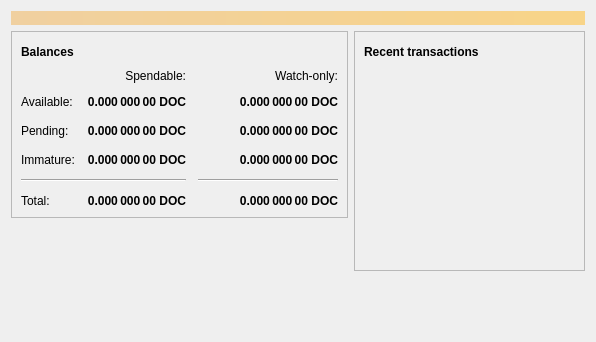
<?xml version="1.0" encoding="UTF-8"?>
<ui version="4.0">
 <class>OverviewPage</class>
 <widget class="QWidget" name="OverviewPage">
  <property name="geometry">
   <rect>
    <x>0</x>
    <y>0</y>
    <width>596</width>
    <height>342</height>
   </rect>
  </property>
  <property name="windowTitle">
   <string>Form</string>
  </property>
  <layout class="QVBoxLayout" name="topLayout">
   <item>
    <widget class="QLabel" name="labelAlerts">
     <property name="visible">
      <bool>false</bool>
     </property>
     <property name="styleSheet">
      <string notr="true">QLabel { background-color: qlineargradient(x1: 0, y1: 0, x2: 1, y2: 0, stop:0 #F0D0A0, stop:1 #F8D488); color:#000000; }</string>
     </property>
     <property name="wordWrap">
      <bool>true</bool>
     </property>
     <property name="margin">
      <number>3</number>
     </property>
     <property name="textInteractionFlags">
      <set>Qt::TextSelectableByMouse</set>
     </property>
    </widget>
   </item>
   <item>
    <layout class="QHBoxLayout" name="horizontalLayout" stretch="1,1">
     <item>
      <layout class="QVBoxLayout" name="verticalLayout_2">
       <item>
        <widget class="QFrame" name="frame">
         <property name="frameShape">
          <enum>QFrame::StyledPanel</enum>
         </property>
         <property name="frameShadow">
          <enum>QFrame::Raised</enum>
         </property>
         <layout class="QVBoxLayout" name="verticalLayout_4">
          <item>
           <layout class="QHBoxLayout" name="horizontalLayout_4">
            <item>
             <widget class="QLabel" name="label_5">
              <property name="font">
               <font>
                <weight>75</weight>
                <bold>true</bold>
               </font>
              </property>
              <property name="text">
               <string>Balances</string>
              </property>
             </widget>
            </item>
            <item>
             <widget class="QPushButton" name="labelWalletStatus">
              <property name="enabled">
               <bool>true</bool>
              </property>
              <property name="maximumSize">
               <size>
                <width>30</width>
                <height>16777215</height>
               </size>
              </property>
              <property name="toolTip">
               <string>The displayed information may be out of date. Your wallet automatically synchronizes with the DemoCoin network after a connection is established, but this process has not completed yet.</string>
              </property>
              <property name="text">
               <string/>
              </property>
              <property name="icon">
               <iconset resource="../bitcoin.qrc">
                <normaloff>:/icons/warning</normaloff>
                <disabledoff>:/icons/warning</disabledoff>:/icons/warning</iconset>
              </property>
              <property name="iconSize">
               <size>
                <width>24</width>
                <height>24</height>
               </size>
              </property>
              <property name="flat">
               <bool>true</bool>
              </property>
             </widget>
            </item>
            <item>
             <spacer name="horizontalSpacer_3">
              <property name="orientation">
               <enum>Qt::Horizontal</enum>
              </property>
              <property name="sizeHint" stdset="0">
               <size>
                <width>40</width>
                <height>20</height>
               </size>
              </property>
             </spacer>
            </item>
           </layout>
          </item>
          <item>
           <layout class="QGridLayout" name="gridLayout">
            <property name="spacing">
             <number>12</number>
            </property>
            <item row="2" column="2">
             <widget class="QLabel" name="labelWatchPending">
              <property name="font">
               <font>
                <weight>75</weight>
                <bold>true</bold>
               </font>
              </property>
              <property name="cursor">
               <cursorShape>IBeamCursor</cursorShape>
              </property>
              <property name="toolTip">
               <string>Unconfirmed transactions to watch-only addresses</string>
              </property>
              <property name="text">
               <string notr="true">0.000 000 00 DOC</string>
              </property>
              <property name="alignment">
               <set>Qt::AlignRight|Qt::AlignTrailing|Qt::AlignVCenter</set>
              </property>
              <property name="textInteractionFlags">
               <set>Qt::LinksAccessibleByMouse|Qt::TextSelectableByKeyboard|Qt::TextSelectableByMouse</set>
              </property>
             </widget>
            </item>
            <item row="2" column="1">
             <widget class="QLabel" name="labelUnconfirmed">
              <property name="font">
               <font>
                <weight>75</weight>
                <bold>true</bold>
               </font>
              </property>
              <property name="cursor">
               <cursorShape>IBeamCursor</cursorShape>
              </property>
              <property name="toolTip">
               <string>Total of transactions that have yet to be confirmed, and do not yet count toward the spendable balance</string>
              </property>
              <property name="text">
               <string notr="true">0.000 000 00 DOC</string>
              </property>
              <property name="alignment">
               <set>Qt::AlignRight|Qt::AlignTrailing|Qt::AlignVCenter</set>
              </property>
              <property name="textInteractionFlags">
               <set>Qt::LinksAccessibleByMouse|Qt::TextSelectableByKeyboard|Qt::TextSelectableByMouse</set>
              </property>
             </widget>
            </item>
            <item row="3" column="2">
             <widget class="QLabel" name="labelWatchImmature">
              <property name="font">
               <font>
                <weight>75</weight>
                <bold>true</bold>
               </font>
              </property>
              <property name="cursor">
               <cursorShape>IBeamCursor</cursorShape>
              </property>
              <property name="toolTip">
               <string>Mined balance in watch-only addresses that has not yet matured</string>
              </property>
              <property name="text">
               <string notr="true">0.000 000 00 DOC</string>
              </property>
              <property name="alignment">
               <set>Qt::AlignRight|Qt::AlignTrailing|Qt::AlignVCenter</set>
              </property>
              <property name="textInteractionFlags">
               <set>Qt::LinksAccessibleByMouse|Qt::TextSelectableByKeyboard|Qt::TextSelectableByMouse</set>
              </property>
             </widget>
            </item>
            <item row="4" column="0" colspan="2">
             <widget class="Line" name="line">
              <property name="orientation">
               <enum>Qt::Horizontal</enum>
              </property>
             </widget>
            </item>
            <item row="4" column="2">
             <widget class="Line" name="lineWatchBalance">
              <property name="sizePolicy">
               <sizepolicy hsizetype="Preferred" vsizetype="Fixed">
                <horstretch>0</horstretch>
                <verstretch>0</verstretch>
               </sizepolicy>
              </property>
              <property name="minimumSize">
               <size>
                <width>140</width>
                <height>0</height>
               </size>
              </property>
              <property name="orientation">
               <enum>Qt::Horizontal</enum>
              </property>
             </widget>
            </item>
            <item row="5" column="0">
             <widget class="QLabel" name="labelTotalText">
              <property name="text">
               <string>Total:</string>
              </property>
             </widget>
            </item>
            <item row="3" column="1">
             <widget class="QLabel" name="labelImmature">
              <property name="font">
               <font>
                <weight>75</weight>
                <bold>true</bold>
               </font>
              </property>
              <property name="cursor">
               <cursorShape>IBeamCursor</cursorShape>
              </property>
              <property name="toolTip">
               <string>Mined balance that has not yet matured</string>
              </property>
              <property name="text">
               <string notr="true">0.000 000 00 DOC</string>
              </property>
              <property name="alignment">
               <set>Qt::AlignRight|Qt::AlignTrailing|Qt::AlignVCenter</set>
              </property>
              <property name="textInteractionFlags">
               <set>Qt::LinksAccessibleByMouse|Qt::TextSelectableByKeyboard|Qt::TextSelectableByMouse</set>
              </property>
             </widget>
            </item>
            <item row="2" column="3">
             <spacer name="horizontalSpacer_2">
              <property name="orientation">
               <enum>Qt::Horizontal</enum>
              </property>
              <property name="sizeHint" stdset="0">
               <size>
                <width>40</width>
                <height>20</height>
               </size>
              </property>
             </spacer>
            </item>
            <item row="3" column="0">
             <widget class="QLabel" name="labelImmatureText">
              <property name="text">
               <string>Immature:</string>
              </property>
             </widget>
            </item>
            <item row="5" column="1">
             <widget class="QLabel" name="labelTotal">
              <property name="font">
               <font>
                <weight>75</weight>
                <bold>true</bold>
               </font>
              </property>
              <property name="cursor">
               <cursorShape>IBeamCursor</cursorShape>
              </property>
              <property name="toolTip">
               <string>Your current total balance</string>
              </property>
              <property name="text">
               <string notr="true">0.000 000 00 DOC</string>
              </property>
              <property name="alignment">
               <set>Qt::AlignRight|Qt::AlignTrailing|Qt::AlignVCenter</set>
              </property>
              <property name="textInteractionFlags">
               <set>Qt::LinksAccessibleByMouse|Qt::TextSelectableByKeyboard|Qt::TextSelectableByMouse</set>
              </property>
             </widget>
            </item>
            <item row="5" column="2">
             <widget class="QLabel" name="labelWatchTotal">
              <property name="font">
               <font>
                <weight>75</weight>
                <bold>true</bold>
               </font>
              </property>
              <property name="cursor">
               <cursorShape>IBeamCursor</cursorShape>
              </property>
              <property name="toolTip">
               <string>Current total balance in watch-only addresses</string>
              </property>
              <property name="text">
               <string notr="true">0.000 000 00 DOC</string>
              </property>
              <property name="alignment">
               <set>Qt::AlignRight|Qt::AlignTrailing|Qt::AlignVCenter</set>
              </property>
              <property name="textInteractionFlags">
               <set>Qt::LinksAccessibleByMouse|Qt::TextSelectableByKeyboard|Qt::TextSelectableByMouse</set>
              </property>
             </widget>
            </item>
            <item row="0" column="2">
             <widget class="QLabel" name="labelWatchonly">
              <property name="text">
               <string>Watch-only:</string>
              </property>
              <property name="alignment">
               <set>Qt::AlignRight|Qt::AlignTrailing|Qt::AlignVCenter</set>
              </property>
             </widget>
            </item>
            <item row="1" column="0">
             <widget class="QLabel" name="labelBalanceText">
              <property name="text">
               <string>Available:</string>
              </property>
             </widget>
            </item>
            <item row="1" column="1">
             <widget class="QLabel" name="labelBalance">
              <property name="font">
               <font>
                <weight>75</weight>
                <bold>true</bold>
               </font>
              </property>
              <property name="cursor">
               <cursorShape>IBeamCursor</cursorShape>
              </property>
              <property name="toolTip">
               <string>Your current spendable balance</string>
              </property>
              <property name="text">
               <string notr="true">0.000 000 00 DOC</string>
              </property>
              <property name="alignment">
               <set>Qt::AlignRight|Qt::AlignTrailing|Qt::AlignVCenter</set>
              </property>
              <property name="textInteractionFlags">
               <set>Qt::LinksAccessibleByMouse|Qt::TextSelectableByKeyboard|Qt::TextSelectableByMouse</set>
              </property>
             </widget>
            </item>
            <item row="1" column="2">
             <widget class="QLabel" name="labelWatchAvailable">
              <property name="font">
               <font>
                <weight>75</weight>
                <bold>true</bold>
               </font>
              </property>
              <property name="cursor">
               <cursorShape>IBeamCursor</cursorShape>
              </property>
              <property name="toolTip">
               <string>Your current balance in watch-only addresses</string>
              </property>
              <property name="text">
               <string notr="true">0.000 000 00 DOC</string>
              </property>
              <property name="alignment">
               <set>Qt::AlignRight|Qt::AlignTrailing|Qt::AlignVCenter</set>
              </property>
              <property name="textInteractionFlags">
               <set>Qt::LinksAccessibleByMouse|Qt::TextSelectableByKeyboard|Qt::TextSelectableByMouse</set>
              </property>
             </widget>
            </item>
            <item row="2" column="0">
             <widget class="QLabel" name="labelPendingText">
              <property name="text">
               <string>Pending:</string>
              </property>
             </widget>
            </item>
            <item row="0" column="1">
             <widget class="QLabel" name="labelSpendable">
              <property name="text">
               <string>Spendable:</string>
              </property>
              <property name="alignment">
               <set>Qt::AlignRight|Qt::AlignTrailing|Qt::AlignVCenter</set>
              </property>
             </widget>
            </item>
           </layout>
          </item>
         </layout>
        </widget>
       </item>
       <item>
        <spacer name="verticalSpacer">
         <property name="orientation">
          <enum>Qt::Vertical</enum>
         </property>
         <property name="sizeHint" stdset="0">
          <size>
           <width>20</width>
           <height>40</height>
          </size>
         </property>
        </spacer>
       </item>
      </layout>
     </item>
     <item>
      <layout class="QVBoxLayout" name="verticalLayout_3">
       <item>
        <widget class="QFrame" name="frame_2">
         <property name="frameShape">
          <enum>QFrame::StyledPanel</enum>
         </property>
         <property name="frameShadow">
          <enum>QFrame::Raised</enum>
         </property>
         <layout class="QVBoxLayout" name="verticalLayout">
          <item>
           <layout class="QHBoxLayout" name="horizontalLayout_2">
            <item>
             <widget class="QLabel" name="label_4">
              <property name="font">
               <font>
                <weight>75</weight>
                <bold>true</bold>
               </font>
              </property>
              <property name="text">
               <string>Recent transactions</string>
              </property>
             </widget>
            </item>
            <item>
             <widget class="QPushButton" name="labelTransactionsStatus">
              <property name="enabled">
               <bool>true</bool>
              </property>
              <property name="maximumSize">
               <size>
                <width>30</width>
                <height>16777215</height>
               </size>
              </property>
              <property name="toolTip">
               <string>The displayed information may be out of date. Your wallet automatically synchronizes with the DemoCoin network after a connection is established, but this process has not completed yet.</string>
              </property>
              <property name="text">
               <string/>
              </property>
              <property name="icon">
               <iconset resource="../bitcoin.qrc">
                <normaloff>:/icons/warning</normaloff>
                <disabledoff>:/icons/warning</disabledoff>:/icons/warning</iconset>
              </property>
              <property name="iconSize">
               <size>
                <width>24</width>
                <height>24</height>
               </size>
              </property>
              <property name="flat">
               <bool>true</bool>
              </property>
             </widget>
            </item>
            <item>
             <spacer name="horizontalSpacer">
              <property name="orientation">
               <enum>Qt::Horizontal</enum>
              </property>
              <property name="sizeHint" stdset="0">
               <size>
                <width>40</width>
                <height>20</height>
               </size>
              </property>
             </spacer>
            </item>
           </layout>
          </item>
          <item>
           <widget class="QListView" name="listTransactions">
            <property name="styleSheet">
             <string notr="true">QListView { background: transparent; }</string>
            </property>
            <property name="frameShape">
             <enum>QFrame::NoFrame</enum>
            </property>
            <property name="verticalScrollBarPolicy">
             <enum>Qt::ScrollBarAlwaysOff</enum>
            </property>
            <property name="horizontalScrollBarPolicy">
             <enum>Qt::ScrollBarAlwaysOff</enum>
            </property>
            <property name="selectionMode">
             <enum>QAbstractItemView::NoSelection</enum>
            </property>
           </widget>
          </item>
         </layout>
        </widget>
       </item>
       <item>
        <spacer name="verticalSpacer_2">
         <property name="orientation">
          <enum>Qt::Vertical</enum>
         </property>
         <property name="sizeHint" stdset="0">
          <size>
           <width>20</width>
           <height>40</height>
          </size>
         </property>
        </spacer>
       </item>
      </layout>
     </item>
    </layout>
   </item>
  </layout>
 </widget>
 <resources/>
 <connections/>
</ui>
